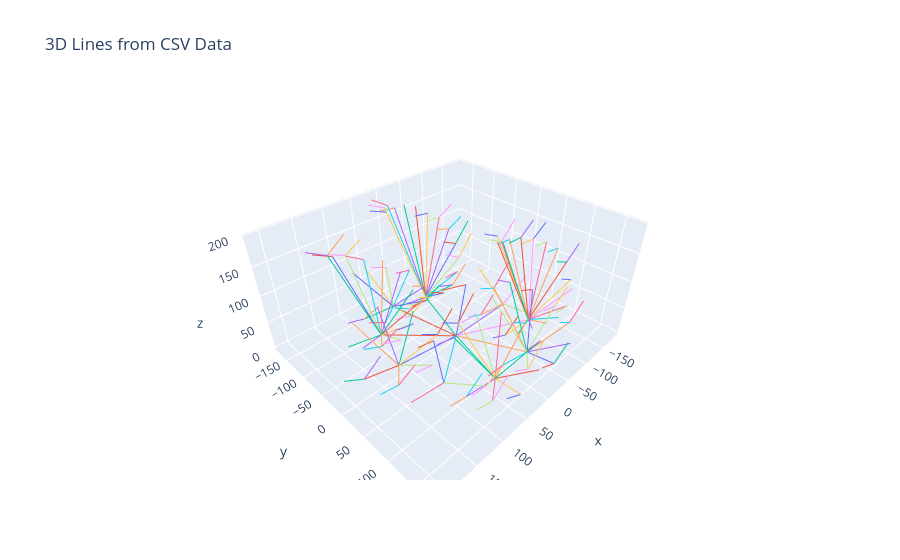

The notebook cell this image was saved under:
### Code cell
import pandas as pd
import plotly.express as px

# --- CSVファイルの読み込み ---
# 元のコードと同じように、c.csvを読み込む
# 列名も同様に指定
df = pd.read_csv('c.csv', header=None, names=["start_h", 'start_x', 'start_y', "end_h", 'end_x', 'end_y'])

# --- Plotlyが扱いやすいようにデータを整形 ---
# Plotlyのpx.line_3dは、1つの線を描く際に、その線の全データポイントが連続した行にあることを期待します。
# そのため、始点と終点のデータをまとめて、どの線に属するかを示す'line_id'列を追加します。
start_points = df[['start_x', 'start_y', 'start_h']].rename(columns={
    'start_x': 'x',
    'start_y': 'y',
    'start_h': 'z'
})
end_points = df[['end_x', 'end_y', 'end_h']].rename(columns={
    'end_x': 'x',
    'end_y': 'y',
    'end_h': 'z'
})

# 始点と終点のデータに、それぞれの線IDを割り当てる
start_points['line_id'] = range(len(start_points))
end_points['line_id'] = range(len(end_points))

# 始点と終点のデータを結合
# この新しいデータフレームで、各line_idのデータが2行ずつになります
plot_df = pd.concat([start_points, end_points]).sort_values(by='line_id').reset_index(drop=True)

# --- Plotlyで3Dグラフを作成 ---
# px.line_3d()を使って、'line_id'ごとに線を引く
# opacityパラメータで透明度を設定します
fig = px.line_3d(plot_df, 
                 x='x', 
                 y='y', 
                 z='z',
                 color='line_id',  # line_idごとに色を変えて線を区別
                 #opacity=0.5,      # 透明度を0.5に設定
                 title='3D Lines from CSV Data')

# 凡例を非表示にする（line_idごとの凡例は不要な場合）
fig.update_layout(showlegend=False)

# グラフを表示
fig.show()
